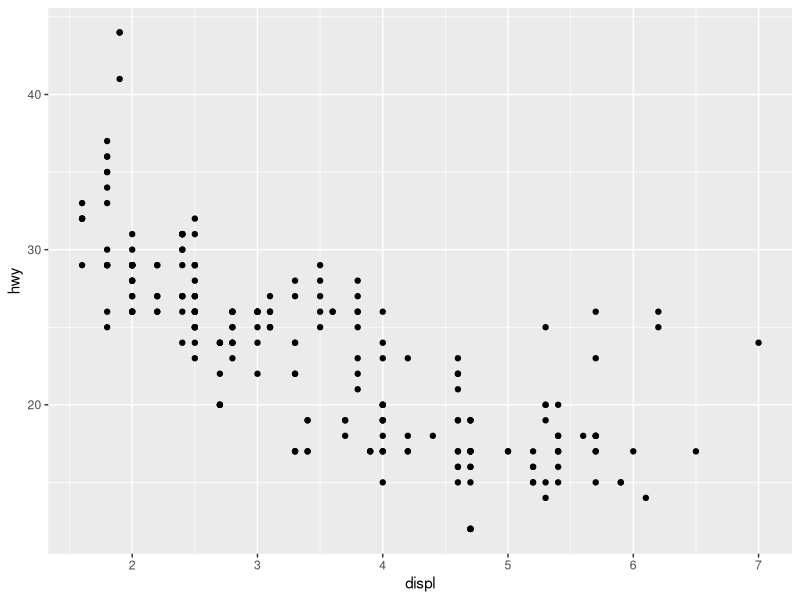
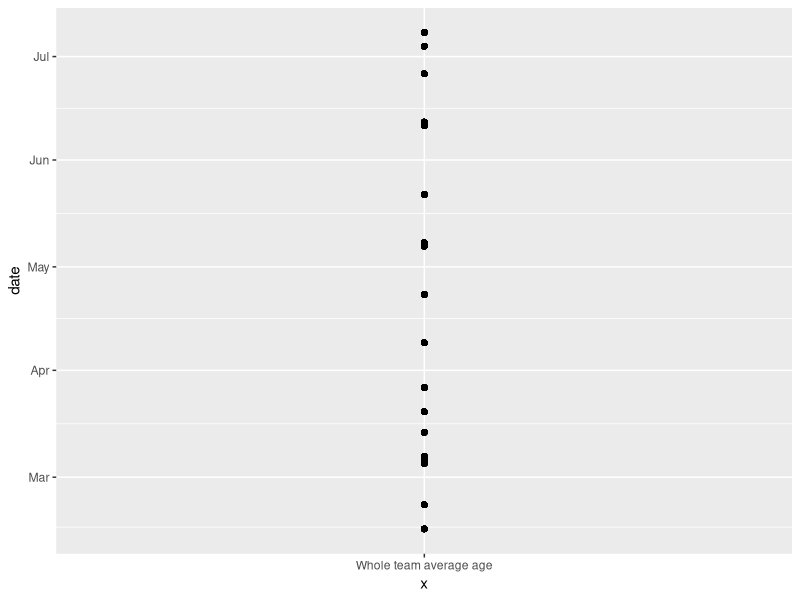

Generate these figures, in order, with R:
library(tidyverse)

# displ = engine size
# hwy = fuel efficiency
ggplot(data = mpg) +
  geom_point(mapping = aes(x = displ, y = hwy))


# install.packages("psych")
# install.packages("knitr")
# second example
# load data to a dataframe called fifa teams
library(psych)
library(knitr)


fifa_teams <- read_csv("fifa_teams_cleaned.csv")
View(fifa_teams)
summary(fifa_teams)
# describe(fifa_teams) %>%
#   select("Mean" = "mean", "SD" = "sd", "Median" = "median", "Min" = "min", "Max" = "max")
#   kable(digits = 1)

table(fifa_teams$`Whole team average age`, fifa_teams$date)
ggplot(data = fifa_teams) +
  geom_point(mapping = aes(x = 'Whole team average age', y = date))


